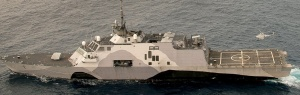
#> input picture images/output/uss-freedom-resized.jpg, 300 x 95 px
$ jupyter execute 03-rotate-in-bounds.ipynb
#> lines starting #> are read from the running program, lines starting #| are printed output that depends on the picture
Import Packages

[cell 1]
# import the necessary packages
import matplotlib.pyplot as plt
import argparse
import imutils
import cv2

Define display function

[cell 2]
def plt_imshow(title, image):
    # convert the image frame BGR to RGB color space and display it
	image = cv2.cvtColor(image, cv2.COLOR_BGR2RGB)
	plt.imshow(image)
	plt.title(title)
	plt.grid(False)
	plt.show()

Argument parse

[cell 3]
args = {
    "image": "../images/output/uss-freedom-resized.jpg"
}

Load the image

[cell 4]
# load the image and show it
image = cv2.imread(args["image"])
#> image is the input picture: shape (95, 300, 3); mean B, G, R 104.4, 112.6, 117.5
plt_imshow("Original", image)

Rotate

[cell 5]
# 33-degrees counterclockwise
rotate33cc = imutils.rotate_bound(image, -33)
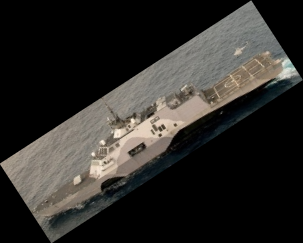
#> rotate33cc: shape (243, 303, 3); mean B, G, R 40.4, 43.6, 45.5
plt_imshow("Rotated Without Cropping", rotate33cc)
cv2.imwrite("../images/output/uss-freedom-rotate-33cc.jpg", rotate33cc)
#> Out = True
# 45-degrees clockwise

[cell 6]
# 45-degrees clockwise
rotate45c = imutils.rotate_bound(image, 45)
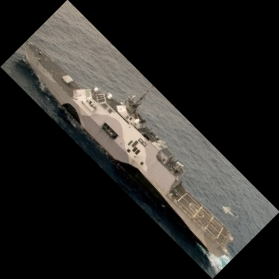
#> rotate45c: shape (279, 279, 3); mean B, G, R 38.2, 41.2, 43
plt_imshow("Rotated Without Cropping", rotate45c)
cv2.imwrite("../images/output/uss-freedom-rotate-45c.jpg", rotate45c)
#> Out = True

[cell 7]
# 180-degrees clockwise
rotate180c = imutils.rotate_bound(image, 180)
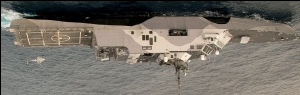
#> rotate180c: shape (95, 300, 3); mean B, G, R 102.7, 110.7, 115.6
plt_imshow("Rotated Without Cropping", rotate180c)
cv2.imwrite("../images/output/uss-freedom-rotate-180c.jpg", rotate180c)
#> Out = True

[cell 8]
# 90-degrees counterclockwise
rotate90cc = imutils.rotate_bound(image, -90)
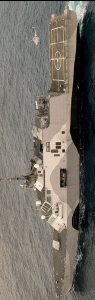
#> rotate90cc: shape (300, 95, 3); mean B, G, R 104.1, 112.2, 117.1
plt_imshow("Rotated Without Cropping", rotate90cc)
cv2.imwrite("../images/output/uss-freedom-rotate-90cc.jpg", rotate90cc)
#> Out = True

$ run again, with images/output/uss-freedom-original.jpg copied over images/output/uss-freedom-resized.jpg
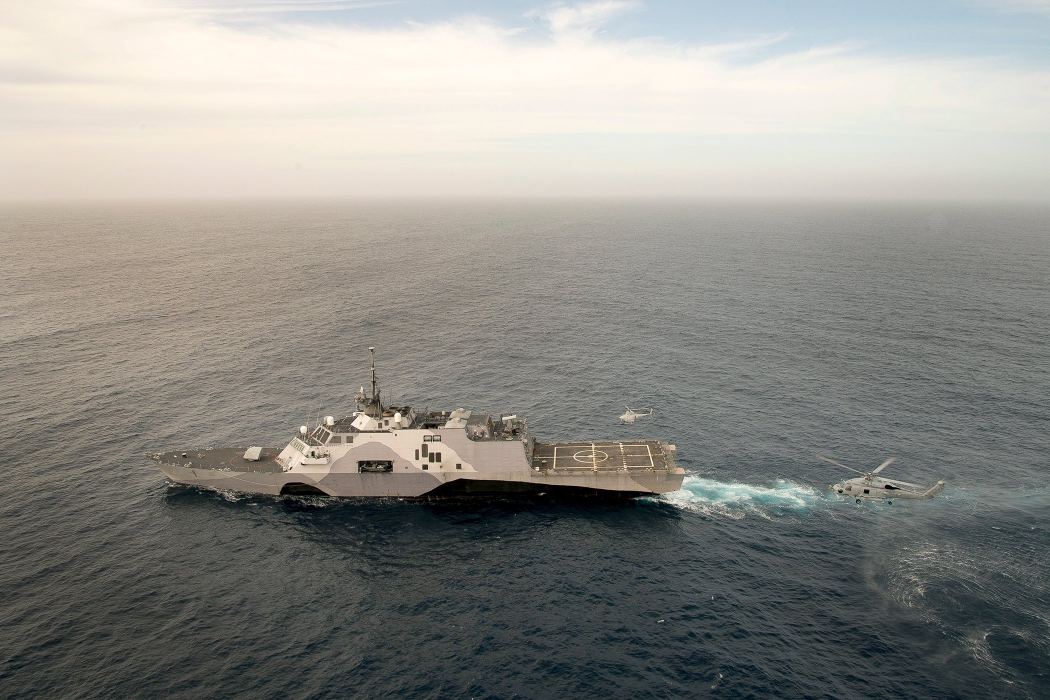
#> input picture images/output/uss-freedom-original.jpg, 2100 x 1400 px (shown at 1/2 size)
#> image is the input picture: shape (1400, 2100, 3); mean B, G, R 137.2, 142.5, 143.2
#> image: shape (2317, 2523, 3)
#> `cv2.imwrite("../images/output/uss-freedom-rotate-33cc.jpg", rotate33cc)`: Out = True
#> image: shape (2474, 2474, 3)
#> `rotate180c = imutils.rotate_bound(image, 180)`:
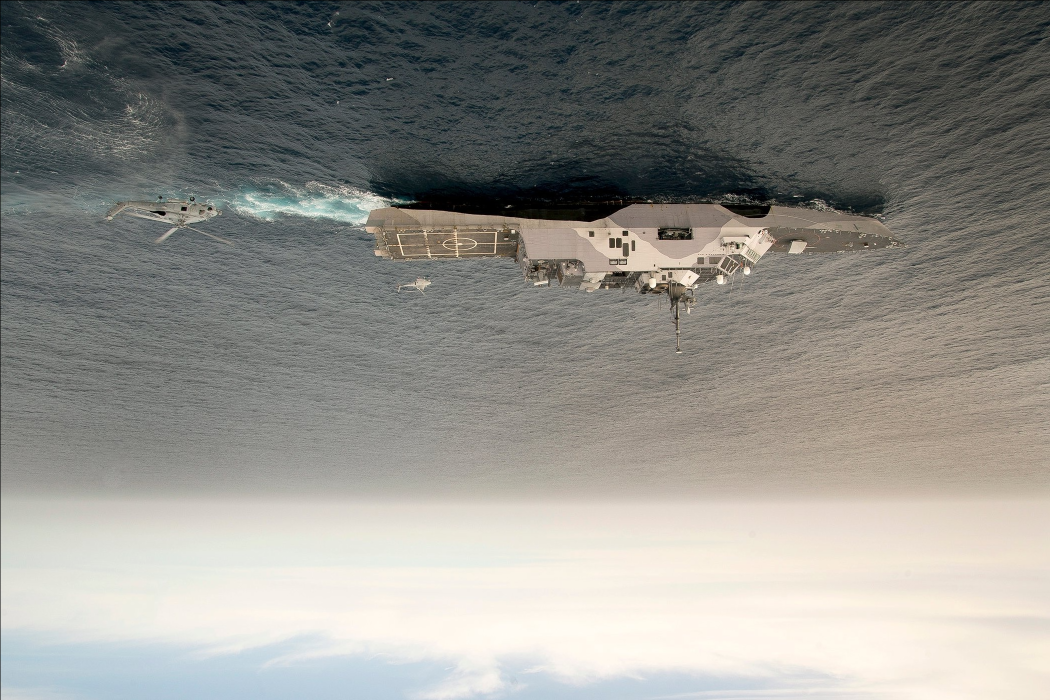
#> rotate180c: shape (1400, 2100, 3) (shown at 1/2 size); mean B, G, R 137, 142.3, 143
#> image: shape (1400, 2100, 3)
#> `rotate90cc = imutils.rotate_bound(image, -90)`:
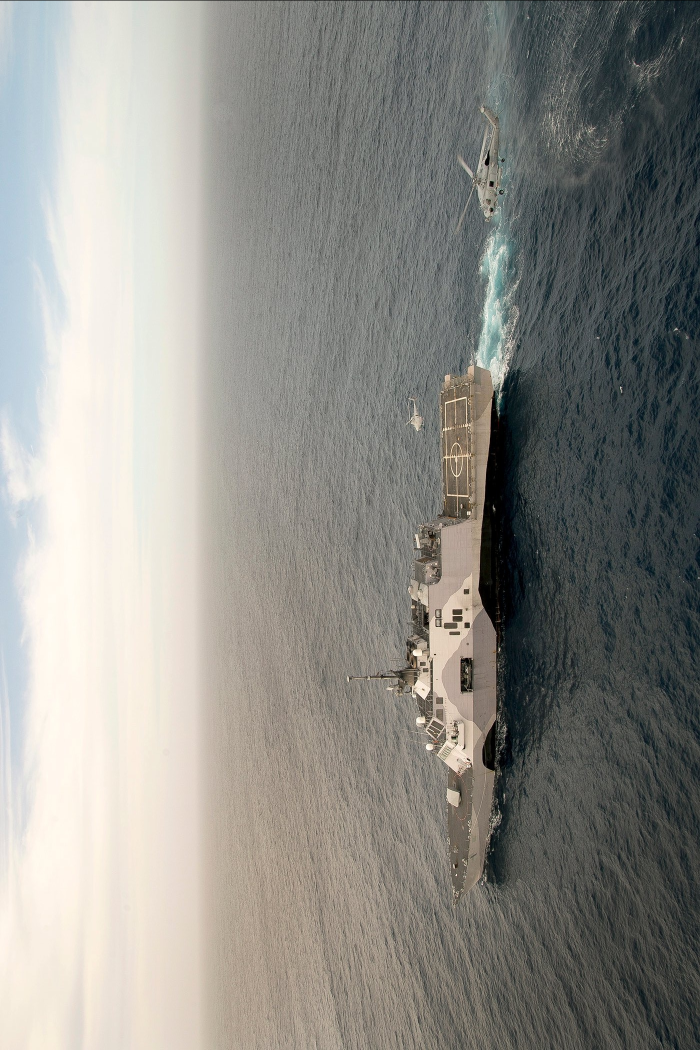
#> rotate90cc: shape (2100, 1400, 3) (shown at 1/2 size); mean B, G, R 137.2, 142.4, 143.1
#> image: shape (2100, 1400, 3)

$ run again, with images/output/uss-freedom-rotate-180c.jpg copied over images/output/uss-freedom-resized.jpg
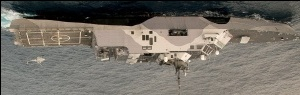
#> input picture images/output/uss-freedom-rotate-180c.jpg, 300 x 95 px
#> image is the input picture: shape (95, 300, 3); mean B, G, R 102.7, 110.7, 115.7
#> image: shape (243, 303, 3)
#> `cv2.imwrite("../images/output/uss-freedom-rotate-33cc.jpg", rotate33cc)`: Out = True
#> image: shape (279, 279, 3)
#> `rotate180c = imutils.rotate_bound(image, 180)`:
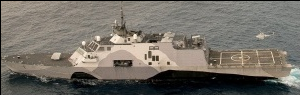
#> rotate180c: shape (95, 300, 3); mean B, G, R 102.7, 110.7, 115.7
#> image: shape (95, 300, 3)
#> `rotate90cc = imutils.rotate_bound(image, -90)`:
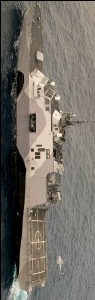
#> rotate90cc: shape (300, 95, 3); mean B, G, R 102.7, 110.7, 115.7
#> image: shape (300, 95, 3)

$ run again, with images/output/uss-freedom-rotate-33cc.jpg copied over images/output/uss-freedom-resized.jpg
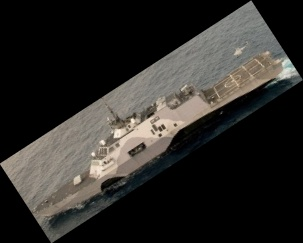
#> input picture images/output/uss-freedom-rotate-33cc.jpg, 303 x 243 px
#> image is the input picture: shape (243, 303, 3); mean B, G, R 40.5, 43.6, 45.5
#> image: shape (368, 386, 3)
#> `cv2.imwrite("../images/output/uss-freedom-rotate-33cc.jpg", rotate33cc)`: Out = True
#> `rotate45c = imutils.rotate_bound(image, 45)`:
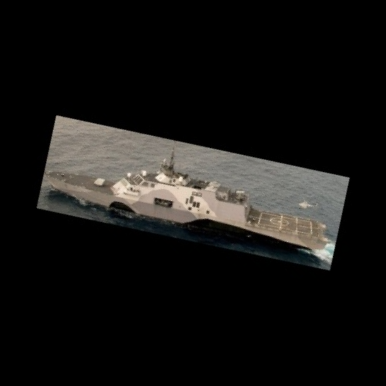
#> rotate45c: shape (386, 386, 3); mean B, G, R 20, 21.6, 22.5
#> image: shape (386, 386, 3)
#> image: shape (243, 303, 3)
#> `rotate90cc = imutils.rotate_bound(image, -90)`:
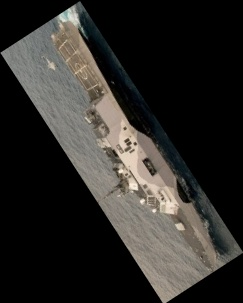
#> rotate90cc: shape (303, 243, 3); mean B, G, R 40.5, 43.6, 45.5
#> image: shape (303, 243, 3)
